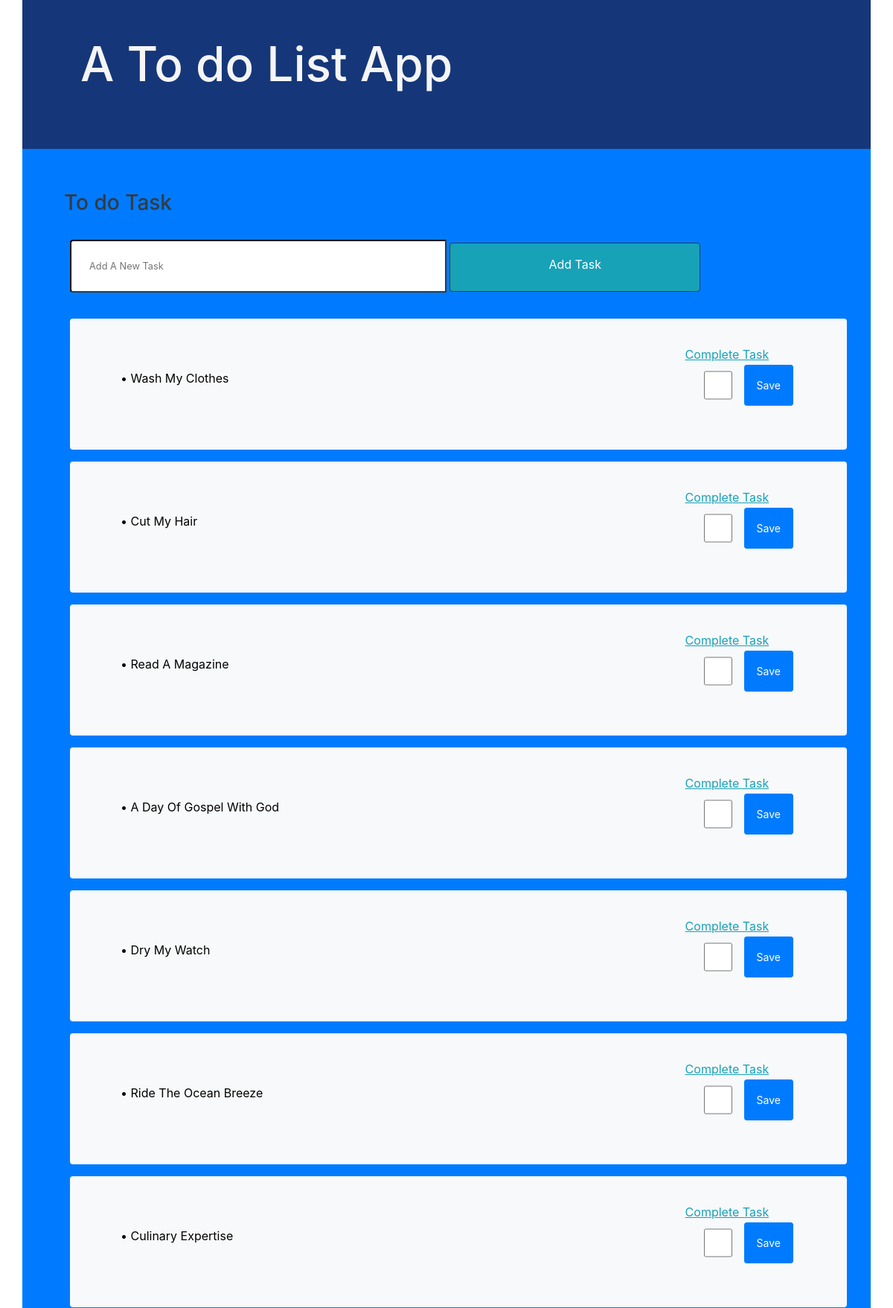
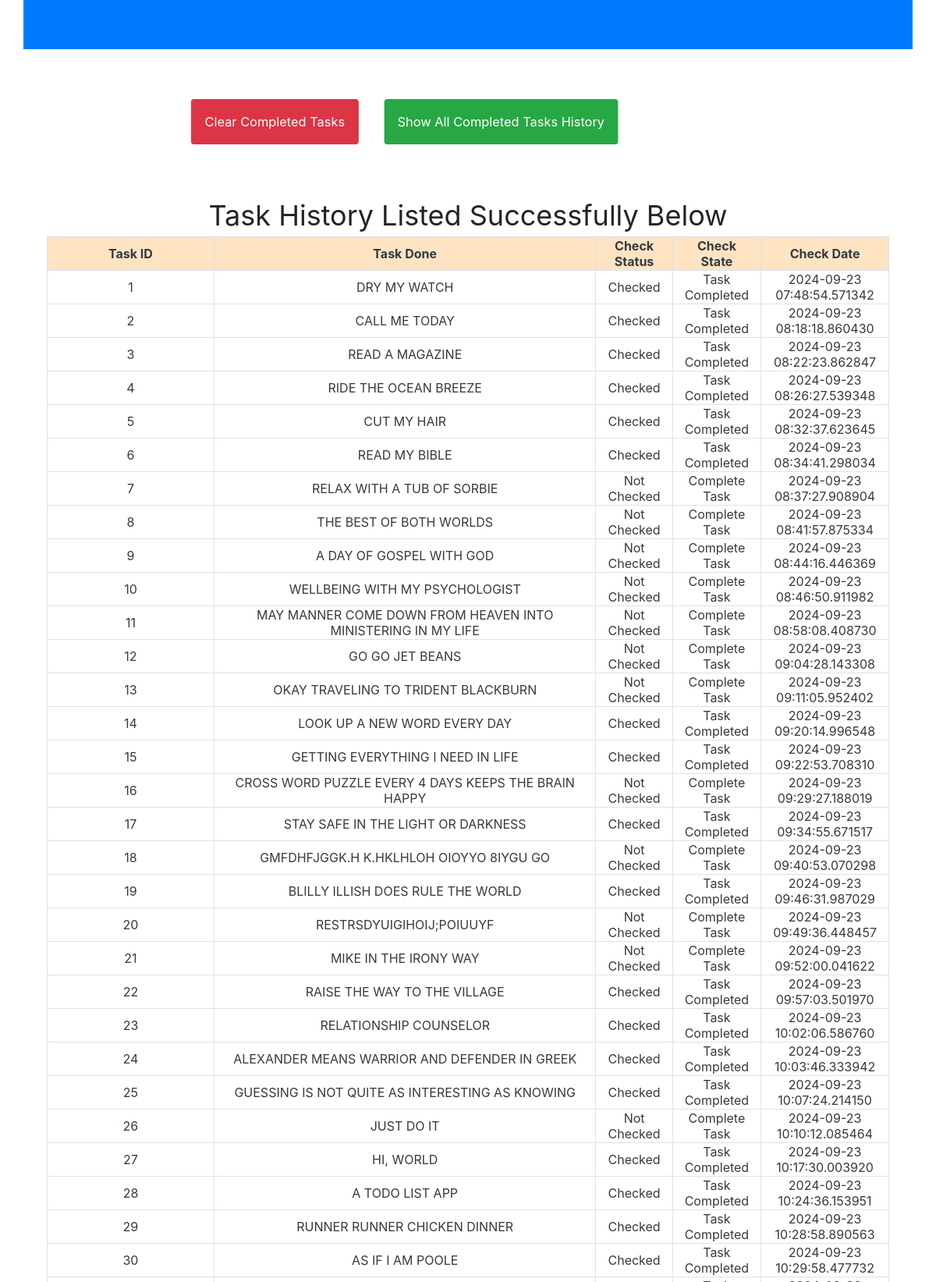
Screenshot of /show_task_history (upper part) with the database file from the repository (2 pictures, top to bottom).
### apps.py (models this page shows)
class Todos(Base):
    __tablename__ = 'todo'
    task_id = data_engine.Column(Integer, primary_key=True, unique=True, nullable=False)
    todo_task = data_engine.Column(String(50), unique=False, nullable=False)
    check_state = data_engine.Column(String(50), unique=False, nullable=False)
    check_status = data_engine.Column(String(50), unique=False, nullable=False)
    check_date = data_engine.Column(DateTime, default=datetime.datetime.now, nullable=False)

### apps.py (the view)
@apps.route('/show_task_history', methods=['GET'])
def show_task_history():
    if request.method == 'GET':
        files = read_file()
        for file_ in files:
            files_ = files[file_]
        stmt = Text('SELECT task_id, todo_task, check_state, check_status, check_date FROM todo')
        db_query = session.execute(stmt)
        data_stmt = db_query.all()
        print(data_stmt)
    return render_template('new_todo_page.html', task='Success', info='Task History Listed Successfully Below', data_stmt=data_stmt, used_dict=files_)

### templates/new_todo_page.html (shortened to what this page needs)
<html lang="en">
    <head>
    <link
      rel="stylesheet"
      href="https://stackpath.bootstrapcdn.com/bootstrap/4.5.2/css/bootstrap.min.css"
    />
    <link
      rel="stylesheet"
      type="text/css"
      href="{{ url_for('static', filename='style.css')}}"
    />
  </head>
  <body>
    <div class="container-xl h-25 background-color">
      <div class="container-xl skeww">
        <h1 class="d-xl-flex col-12 p-xl-5 color">A To do List App</h1>
      </div>
    </div>
    <div
      id="container"
      name="container"
      class="container-xl flex-xl-wrap bg-primary border-primary rounded-0 p-5 wrapper-xl"
    >
      <h3 class="text-dark p-2 text-lg-left">To do Task</h3>
      <form
        enctype="multipart/form-data"
        id="add-task"
        name="add-task"
        action="\add_task"
        class="form-group p-3"
        method="post"
      >
        <input
          type="text"
          id="task-input"
          name="task-input"
          placeholder="Add a new task"
          class="small p-4 col-6 float-left border-dark rounded-left text-black-100 text-capitalize"
        />
        <button
          type="submit"
          class="small btn btn-info pb-4 m-0 p-3 col-lg-4 rounded-right border-dark m-1"
        >
          Add Task
        </button>
      </form>
       {% if used_dict  %} {% for key, value in used_dict.items() %}
      <div
        id="task-list"
        class="bg-light rounded col-xl-12 m-3 p-5 task-div"
      >
        <div
          id="text-value"
          name="text-value"
          class="m-1 p-3 text-capitalize flex-wrap text-value"
        >
          <p id="text-dark" class="text-capitalize text-black-100">
            &#x2022;&nbsp;{{ value | string | trim('[') | trim(']')  | replace("'",' ') | replace('"','') | replace('\n','') }}
          </p>
        </div>
        <form
          enctype="multipart/form-data"
          id="complete_task"
          name="complete_task"
          class="forrm-horizontal form-group d-xl-inline-flex float-right text-capitalize form-check"
          action="\complete_task"
          method="post"
        >
          <div
            id="hidden_div"
            class="container d-xl-inline-flex float-right text-capitalize h-25 p-2 align-middle"
          >
            <p
              class="flex-column float-md-right text-info"
              style="
                text-decoration: underline;
                margin: -10px;
                margin-right: -150px;
                position: relative;
                width: 200px;
              "
            >
              Complete Task
            </p>
            <input
              type="checkbox"
              name="check{{key}}"
              id="check{{key}}"
              value="on"
              placeholder="tick task to complete"
              class="col-sm-3 rounded check-task check"
              style="display: block;"
            />
            <button
              type="submit"
              id="btnsave"
              name="btnsave"
              class="btn btn-primary btn-sm h-25 float-sm-right d-sm-block m-3 p-3 align-baseline btnsave"
            >
              Save
            </button>
          </div>
        </form>
      </div>
      {% endfor %} {% endif %}
    </div>
    <div
      class="container-lg d-lg-inline-flex col-8 bg-white rounded-bottom m-4 p-4 size justify-content-end"
    >
      <div class="justify-content-center">
        <div hlass="col-lg-5">
          <button id="clear-button" class="btn btn-danger m-3 p-3">
            Clear Completed Tasks
          </button>
        </div>
      </div>
      <div class="justify-content-center">
        <div hlass="col-lg-5">
          <button id="completed-button" class="btn btn-success m-3 p-3">
            Show All Completed Tasks History
          </button>
        </div>
      </div>
    </div>
    <div
      id="task_history"
      class="container-xl d-xl-flex justify-content-center align-items-center bg-white flex-column"
    >
      {% if info %}
      <div
        id="messages_"
        class="flex-wrap justify-content-start align-items-start"
        style="font-size: 36px;"
      >
        {{info}}
      </div>
      {% endif %}
      <div
        id="task_history_1"
        class="container-xl d-xl-flex flex-xl-wrap align-content-center"
      >
        <table id="table" class="flex-column border">
          <tr
            id="header"
            class="text-dark text-capitalize text-center m-3 p-3 flex-row col-xl-12"
            style="background-color: bisque;"
          >
            <th class="col-4 border-right">Task ID</th>
            <th class="col-12 border-right">Task Done</th>
            <th class="col-9 border-right">Check Status</th>
            <th class="col-9 border-right">Check State</th>
            <th class="col-12 border-right">Check Date</th>
          </tr>
          {% if data_stmt %} {% for task_id, todo_task, check_state,
          check_status, check_date in data_stmt %}
          <tr
            id="row"
            class="text-dark text-capitalize text-center m-3 p-3 flex-row col-xl-12 border"
          >
            <td id="id" class="col-4 border-right">{{ task_id }}</td>
            <td id="task" class="col-12 border-right">{{ todo_task }}</td>
            <td id="state" class="col-9 border-right">{{ check_state }}</td>
            <td id="status" class="col-9 border-right">{{ check_status }}</td>
            <td id="date" class="col-12 border-right">{{ check_date }}</td>
          </tr>
          {% endfor %} {% endif %}
        </table>
      </div>
    </div>
  </body>
</html>

### static/style.css (style rules this page uses)
body { max-width: 100%; max-height: 100%; padding: 0; margin: 0; overflow-x: hidden; scroll-behavior: smooth; }
.color { font-size: 4em; text-align: center; color: whitesmoke; }
.background-color { height: 100%; width: 100%; background-size: cover no-repeat; background-color: rgb(21, 55, 121) !important; }
.skeww { animation: backwards; animation-name: transition-color; animation-duration: 10s; cursor: pointer; animation-play-state: running; animation-iteration-count: infinite; animation-timing-function: linear; }
.size { background-size: cover no-repeat; transform: scaleX(102.35%); }
.form-check { margin-top: -90px !important; }
.text-value { color: black !important; width: 70%; max-width: fit-content; font-stretch: normal; }
.border { z-index: 1; border: '2px solid red'; border-radius: '25px'; }
.btnsave { cursor: pointer; z-index: 9; }

### rows the page displays
Todos: task_id "1", todo_task "DRY MY WATCH", check_state "Checked", check_status "Task Completed", check_date "2024-09-23 07:48:54.571342"
Todos: task_id "2", todo_task "CALL ME TODAY", check_state "Checked", check_status "Task Completed", check_date "2024-09-23 08:18:18.860430"
Todos: task_id "3", todo_task "READ A MAGAZINE", check_state "Checked", check_status "Task Completed", check_date "2024-09-23 08:22:23.862847"
Todos: task_id "4", todo_task "RIDE THE OCEAN BREEZE", check_state "Checked", check_status "Task Completed", check_date "2024-09-23 08:26:27.539348"
Todos: task_id "5", todo_task "CUT MY HAIR", check_state "Checked", check_status "Task Completed", check_date "2024-09-23 08:32:37.623645"
Todos: task_id "6", todo_task "READ MY BIBLE", check_state "Checked", check_status "Task Completed", check_date "2024-09-23 08:34:41.298034"
Todos: task_id "7", todo_task "RELAX WITH A TUB OF SORBIE", check_state "Not Checked", check_status "Complete Task", check_date "2024-09-23 08:37:27.908904"
Todos: task_id "8", todo_task "THE BEST OF BOTH WORLDS", check_state "Not Checked", check_status "Complete Task", check_date "2024-09-23 08:41:57.875334"
Todos: task_id "9", todo_task "A DAY OF GOSPEL WITH GOD", check_state "Not Checked", check_status "Complete Task", check_date "2024-09-23 08:44:16.446369"
Todos: task_id "10", todo_task "WELLBEING WITH MY PSYCHOLOGIST", check_state "Not Checked", check_status "Complete Task", check_date "2024-09-23 08:46:50.911982"
Todos: task_id "11", todo_task "MAY MANNER COME DOWN FROM HEAVEN INTO MINISTERING IN MY LIFE", check_state "Not Checked", check_status "Complete Task", check_date "2024-09-23 08:58:08.408730"
Todos: task_id "12", todo_task "GO GO JET BEANS", check_state "Not Checked", check_status "Complete Task", check_date "2024-09-23 09:04:28.143308"
Todos: task_id "13", todo_task "OKAY TRAVELING TO TRIDENT BLACKBURN", check_state "Not Checked", check_status "Complete Task", check_date "2024-09-23 09:11:05.952402"
Todos: task_id "14", todo_task "LOOK UP A NEW WORD EVERY DAY", check_state "Checked", check_status "Task Completed", check_date "2024-09-23 09:20:14.996548"
Todos: task_id "15", todo_task "GETTING EVERYTHING I NEED IN LIFE", check_state "Checked", check_status "Task Completed", check_date "2024-09-23 09:22:53.708310"
Todos: task_id "16", todo_task "CROSS WORD PUZZLE EVERY 4 DAYS KEEPS THE BRAIN HAPPY", check_state "Not Checked", check_status "Complete Task", check_date "2024-09-23 09:29:27.188019"
Todos: task_id "17", todo_task "STAY SAFE IN THE LIGHT OR DARKNESS", check_state "Checked", check_status "Task Completed", check_date "2024-09-23 09:34:55.671517"
Todos: task_id "18", todo_task "GMFDHFJGGK.H K.HKLHLOH OIOYYO 8IYGU GO", check_state "Not Checked", check_status "Complete Task", check_date "2024-09-23 09:40:53.070298"
Todos: task_id "19", todo_task "BLILLY ILLISH DOES RULE THE WORLD", check_state "Checked", check_status "Task Completed", check_date "2024-09-23 09:46:31.987029"
Todos: task_id "20", todo_task "RESTRSDYUIGIHOIJ;POIUUYF", check_state "Not Checked", check_status "Complete Task", check_date "2024-09-23 09:49:36.448457"
Todos: task_id "21", todo_task "MIKE IN THE IRONY WAY", check_state "Not Checked", check_status "Complete Task", check_date "2024-09-23 09:52:00.041622"
Todos: task_id "22", todo_task "RAISE THE WAY TO THE VILLAGE", check_state "Checked", check_status "Task Completed", check_date "2024-09-23 09:57:03.501970"
Todos: task_id "23", todo_task "RELATIONSHIP COUNSELOR", check_state "Checked", check_status "Task Completed", check_date "2024-09-23 10:02:06.586760"
Todos: task_id "24", todo_task "ALEXANDER MEANS WARRIOR AND DEFENDER IN GREEK", check_state "Checked", check_status "Task Completed", check_date "2024-09-23 10:03:46.333942"
Todos: task_id "25", todo_task "GUESSING IS NOT QUITE AS INTERESTING AS KNOWING", check_state "Checked", check_status "Task Completed", check_date "2024-09-23 10:07:24.214150"
Todos: task_id "26", todo_task "JUST DO IT", check_state "Not Checked", check_status "Complete Task", check_date "2024-09-23 10:10:12.085464"
Todos: task_id "27", todo_task "HI, WORLD", check_state "Checked", check_status "Task Completed", check_date "2024-09-23 10:17:30.003920"
Todos: task_id "28", todo_task "A TODO LIST APP", check_state "Checked", check_status "Task Completed", check_date "2024-09-23 10:24:36.153951"
Todos: task_id "29", todo_task "RUNNER RUNNER CHICKEN DINNER", check_state "Checked", check_status "Task Completed", check_date "2024-09-23 10:28:58.890563"
Todos: task_id "30", todo_task "AS IF I AM POOLE", check_state "Checked", check_status "Task Completed", check_date "2024-09-23 10:29:58.477732"

### other values shown
{{ info }} "Task History Listed Successfully Below"
